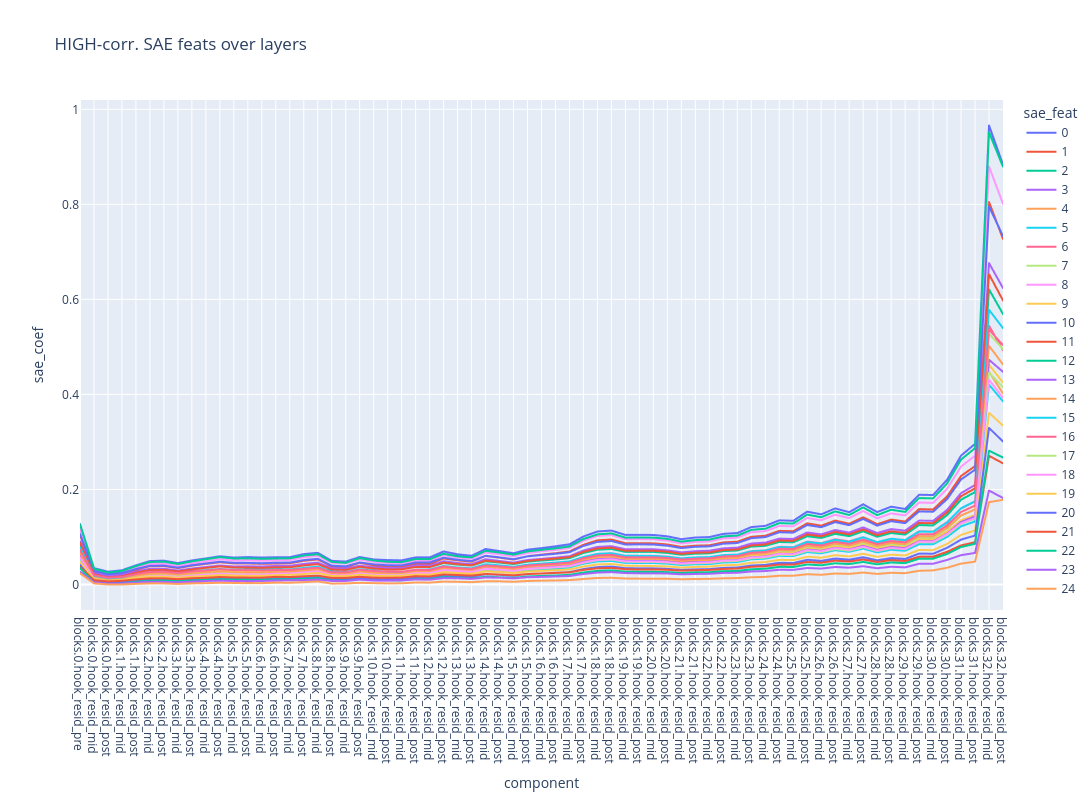
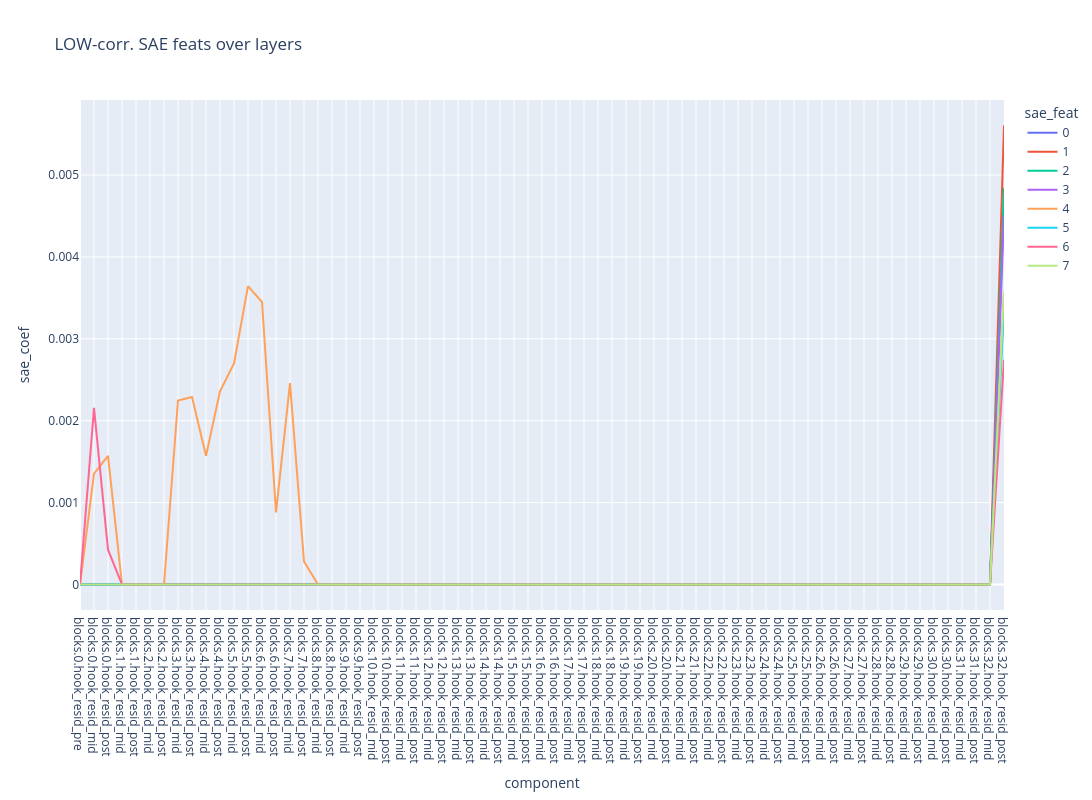

Notebook cell for these charts, in order:
### Code cell
high_corr_non_zero_ind = mean_high_fit_sae_coefs[high_fit_sae_feats] > 0
low_corr_non_zero_ind = mean_high_fit_sae_coefs[low_fit_sae_feats] > 0

plot_useful_idx_over_layer(
    useful_idx=high_fit_sae_feats[np.argwhere(high_corr_non_zero_ind)[:,0]], 
    title="HIGH-corr. SAE feats over layers",
    width=1400,
    height=800
)
plot_useful_idx_over_layer(
    useful_idx=low_fit_sae_feats[np.argwhere(low_corr_non_zero_ind)[:,0]], 
    title="LOW-corr. SAE feats over layers",
    width=1400,
    height=800
)
